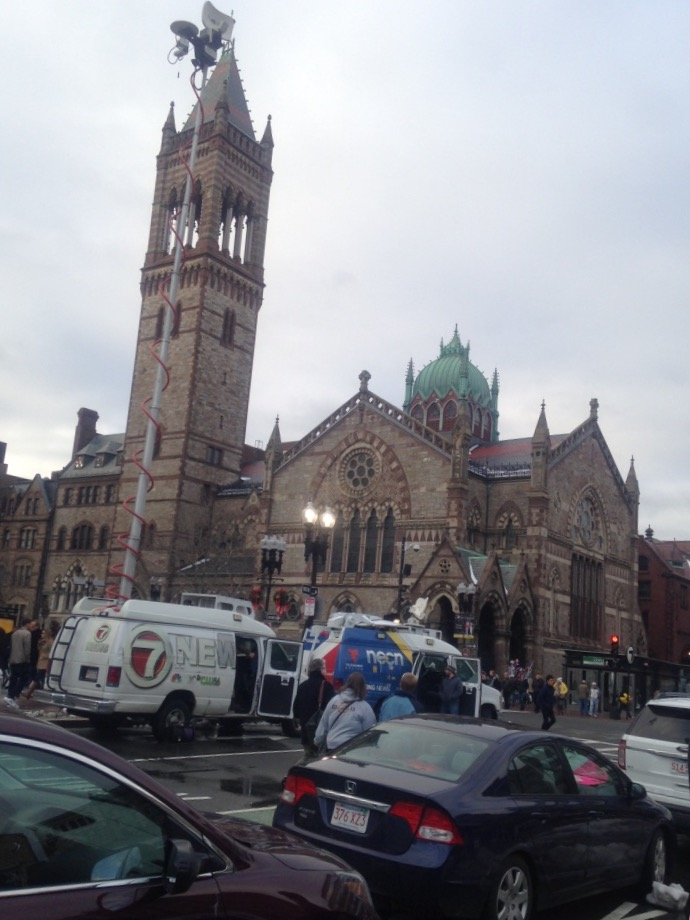
#> input picture Assignments/Ass3/Boston.jpeg, 690 x 920 px
$ python A3Q1ORB.py
#> lines starting #> are read from the running program, lines starting #| are printed output that depends on the picture
import cv2
import numpy as np

# ORB
img1 = cv2.imread('Boston.jpeg')
#> img1 is the input picture: shape (920, 690, 3); mean B, G, R 140.2, 134.6, 134.4
img1 = cv2.resize(img1, (600,600))
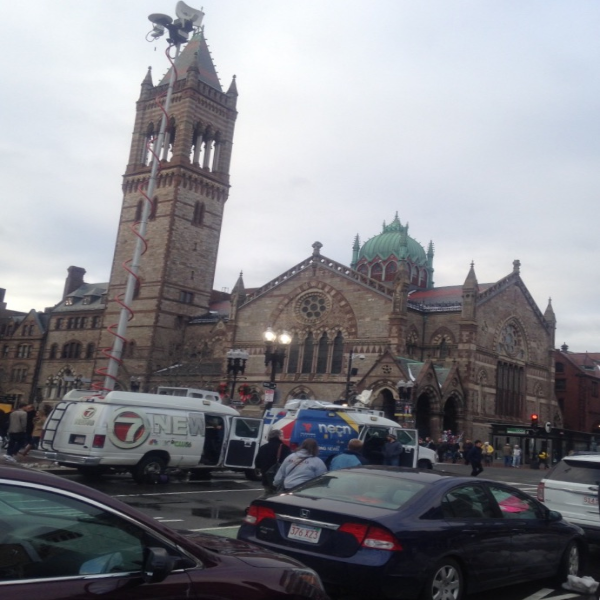
#> img1: shape (600, 600, 3); mean B, G, R 140.1, 134.5, 134.3
grayImg1 = cv2.cvtColor(img1, cv2.COLOR_BGR2GRAY)
img2 = cv2.imread('Boston1.jpeg')
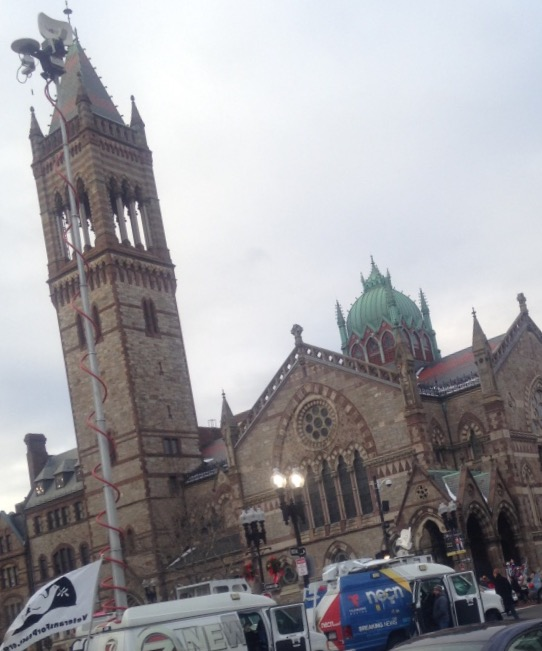
#> input picture Assignments/Ass3/Boston1.jpeg, 542 x 651 px
#> img2 is the input picture: shape (651, 542, 3); mean B, G, R 160.4, 156.3, 157.7
img2 = cv2.resize(img2, (600,600))
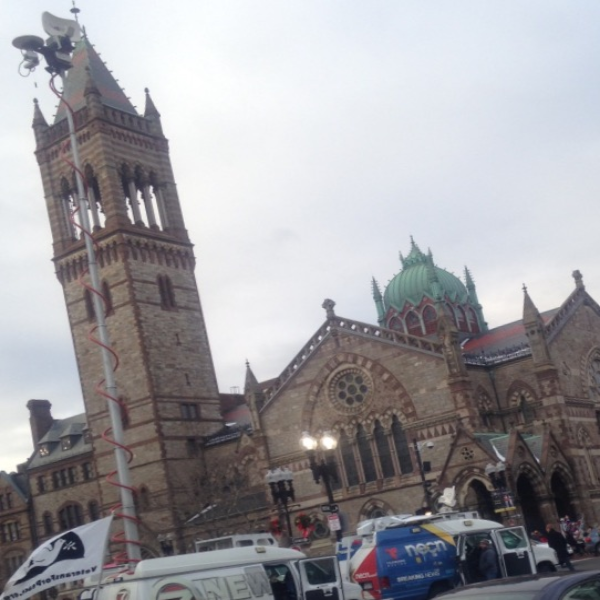
#> img2: shape (600, 600, 3); mean B, G, R 160.3, 156.2, 157.6
grayImg2 = cv2.cvtColor(img2, cv2.COLOR_BGR2GRAY)
# Create ORB object
orb = cv2.ORB_create()
# Detect ORB keypoints and compute descriptors
kp1, des1 = orb.detectAndCompute(grayImg1, None)
#> kp1 = 500 keypoints; strongest (x, y, size): (345, 405, 31), (224, 90, 37.2), (225, 88, 53.6), (225, 89, 44.6)
kp2, des2 = orb.detectAndCompute(grayImg2, None)
#> kp2 = 500 keypoints; strongest (x, y, size): (428, 514, 44.6), (427, 512, 37.2), (138, 192, 31), (429, 513, 31)
# Draw keypoints on the image with orientation
kpImg1 = cv2.drawKeypoints(img1, kp1, None, flags=cv2.DRAW_MATCHES_FLAGS_DRAW_RICH_KEYPOINTS)
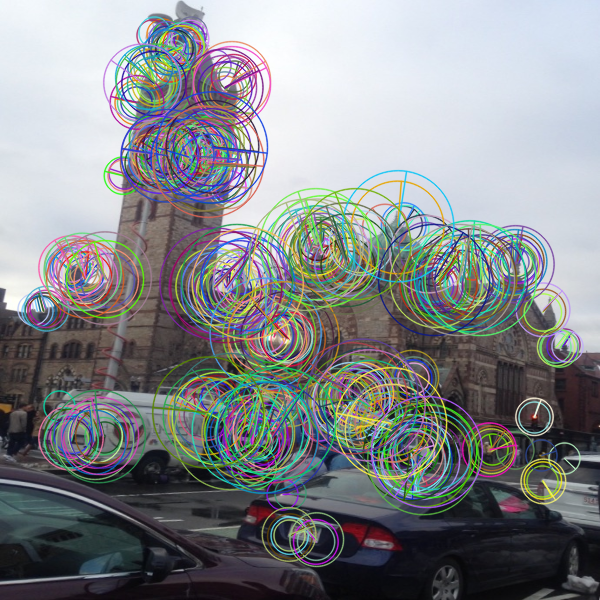
#> kpImg1: shape (600, 600, 3); mean B, G, R 139.5, 136.7, 133.9
kpImg2 = cv2.drawKeypoints(img2, kp2, None, flags=cv2.DRAW_MATCHES_FLAGS_DRAW_RICH_KEYPOINTS)
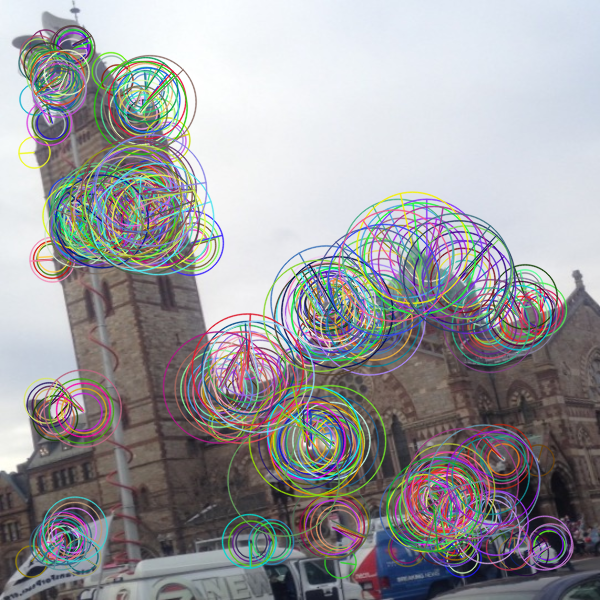
#> kpImg2: shape (600, 600, 3); mean B, G, R 157.7, 154.5, 155.4
# Display the image with keypoints
cv2.imshow('ORB1 Keypoints with Orientation', kpImg1)
cv2.imshow('ORB2 Keypoints with Orientation', kpImg2)
cv2.waitKey(0)
cv2.destroyAllWindows()
